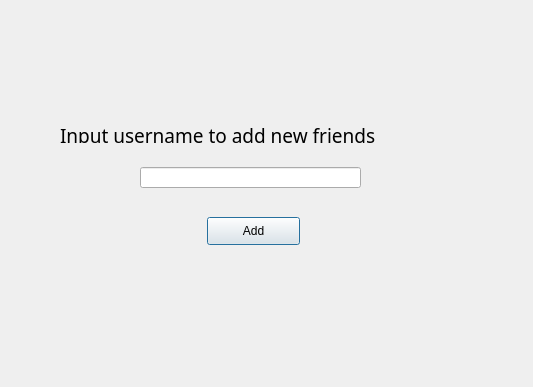
<?xml version="1.0" encoding="UTF-8"?>
<ui version="4.0">
 <class>searchFriends</class>
 <widget class="QDialog" name="searchFriends">
  <property name="geometry">
   <rect>
    <x>0</x>
    <y>0</y>
    <width>533</width>
    <height>387</height>
   </rect>
  </property>
  <property name="windowTitle">
   <string>Dialog</string>
  </property>
  <widget class="QLineEdit" name="lineEdit">
   <property name="geometry">
    <rect>
     <x>140</x>
     <y>167</y>
     <width>221</width>
     <height>21</height>
    </rect>
   </property>
  </widget>
  <widget class="QPushButton" name="pushButton">
   <property name="geometry">
    <rect>
     <x>207</x>
     <y>217</y>
     <width>93</width>
     <height>28</height>
    </rect>
   </property>
   <property name="text">
    <string>Add</string>
   </property>
  </widget>
  <widget class="QLabel" name="label">
   <property name="geometry">
    <rect>
     <x>60</x>
     <y>127</y>
     <width>441</width>
     <height>16</height>
    </rect>
   </property>
   <property name="font">
    <font>
     <family>Algerian</family>
     <pointsize>14</pointsize>
    </font>
   </property>
   <property name="text">
    <string>Input username to add new friends</string>
   </property>
  </widget>
 </widget>
 <resources/>
 <connections/>
</ui>
